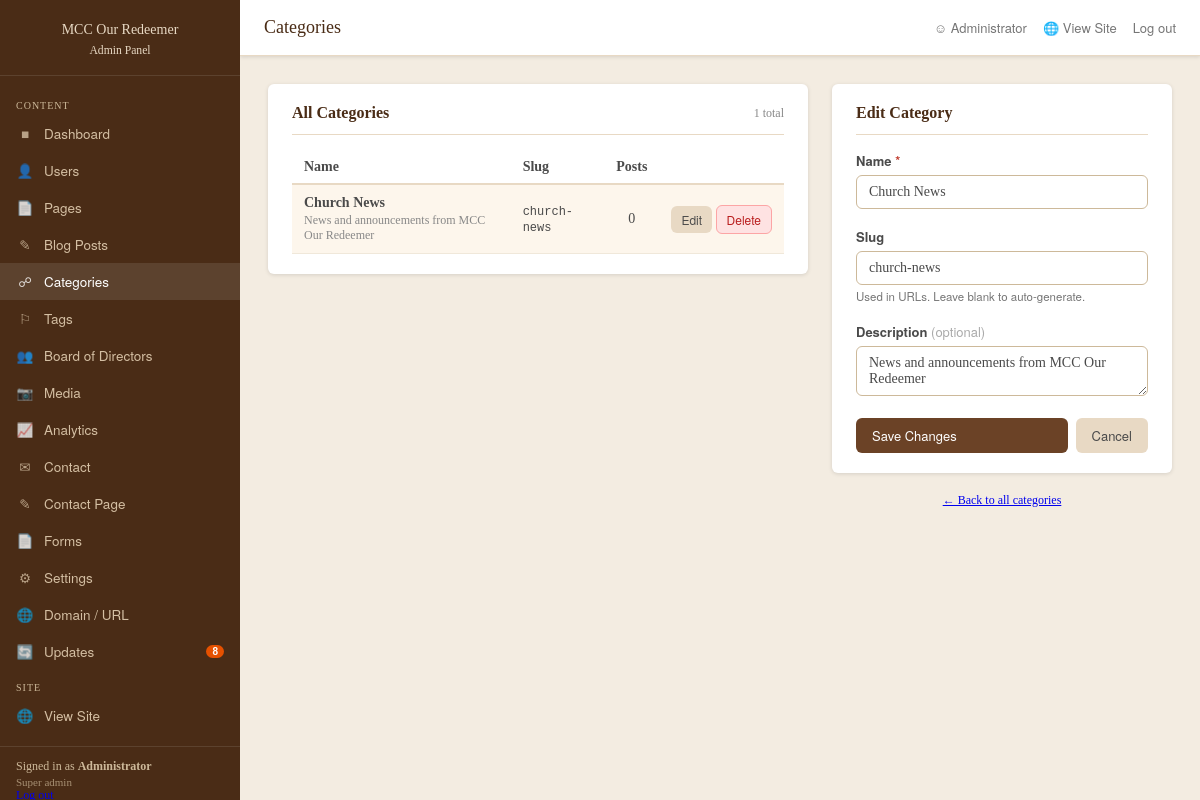
Screenshot of /admin/categories.php?edit=1 (signed in) with the database file from the repository.
### tables this page shows
CREATE TABLE IF NOT EXISTS `users` (
  `id`           INT UNSIGNED AUTO_INCREMENT PRIMARY KEY,
  `site_id`      INT UNSIGNED DEFAULT NULL COMMENT 'NULL = network-wide user',
  `name`         VARCHAR(120) NOT NULL,
  `email`        VARCHAR(255) NOT NULL UNIQUE,
  `password`     VARCHAR(255) NOT NULL,
  `role`         ENUM('super_admin','admin','editor','author','parishioner') NOT NULL DEFAULT 'author',
  `permissions`  TEXT DEFAULT NULL,
  `avatar`       VARCHAR(500) DEFAULT NULL,
  `remember_token` VARCHAR(100) DEFAULT NULL,
  `created_at`   DATETIME NOT NULL DEFAULT CURRENT_TIMESTAMP,
  `last_login`   DATETIME DEFAULT NULL
);

CREATE TABLE IF NOT EXISTS `categories` (
  `id`           INT UNSIGNED AUTO_INCREMENT PRIMARY KEY,
  `site_id`      INT UNSIGNED NOT NULL DEFAULT 1,
  `name`         VARCHAR(120) NOT NULL,
  `slug`         VARCHAR(120) NOT NULL,
  `description`  TEXT DEFAULT NULL,
  UNIQUE KEY `idx_site_slug` (`site_id`, `slug`)
);

### core/helpers.php (called while the page is built, shortened)
<?php
function h(?string $str): string {
    return htmlspecialchars($str ?? '', ENT_QUOTES | ENT_SUBSTITUTE, 'UTF-8');
}
function siteUrl(string $path = ''): string {
    return rtrim(SITE_URL, '/') . '/' . ltrim($path, '/');
}
function setting(string $key, string $default = ''): string {
    return Database::setting($key, $default);
}
    ?>

### core/Database.php (called while the page is built, shortened)
<?php
class Database {
    private static ?PDO   $pdo              = null;
    private static int    $siteId           = 0;
    private static array  $settingsCache    = [];
    public static function get(): PDO {
        if (self::$pdo === null) {
            $dsn = sprintf('mysql:host=%s;dbname=%s;charset=%s', DB_HOST, DB_NAME, DB_CHARSET);
            $opts = [
                PDO::ATTR_ERRMODE            => PDO::ERRMODE_EXCEPTION,
                PDO::ATTR_DEFAULT_FETCH_MODE => PDO::FETCH_ASSOC,
                PDO::ATTR_EMULATE_PREPARES   => false,
            ];
            self::$pdo = new PDO($dsn, DB_USER, DB_PASS, $opts);
            if (defined('NETWORK_MODE') && NETWORK_MODE && defined('SITE_ID') && SITE_ID === 0) {
                self::resolveSubdomain(SITE_SUBDOMAIN);
            } else {
                self::$siteId = defined('SITE_ID') ? (int) SITE_ID : 1;
            }
        }
        return self::$pdo;
    }
    public static function siteId(): int {
        return self::$siteId ?: 1;
    }
    public static function query(string $sql, array $params = []): PDOStatement {
        $stmt = self::get()->prepare($sql);
        $stmt->execute($params);
        return $stmt;
    }
    public static function fetch(string $sql, array $params = []): ?array {
        $row = self::query($sql, $params)->fetch();
        return $row ?: null;
    }
    public static function fetchAll(string $sql, array $params = []): array {
        return self::query($sql, $params)->fetchAll();
    }
    private static function loadSettings(): void {
        try {
            $rows = self::fetchAll(
                "SELECT `key`, `value` FROM settings WHERE site_id = ?",
                [self::siteId()]
            );
            foreach ($rows as $r) {
                self::$settingsCache[$r['key']] = $r['value'];
            }
        } catch (\PDOException) {
        }
    }
    public static function setting(string $key, string $default = ''): string {
        self::loadSettings();
        return array_key_exists($key, self::$settingsCache)
            ? (string) self::$settingsCache[$key]
            : $default;
    }
}

### core/Updater.php (called while the page is built, shortened)
<?php
class Updater {
    public static function allMigrations(): array {
        $files = glob(self::MIGRATIONS_DIR . '/*.sql');
        sort($files);
        return array_map(fn($f) => [
            'file'    => $f,
            'version' => basename($f, '.sql'),
        ], $files);
    }
    public static function appliedMigrations(): array {
        try {
            $rows = Database::fetchAll("SELECT version FROM migrations ORDER BY version ASC");
            return array_column($rows, 'version');
        } catch (\PDOException) {
            return [];
        }
    }
    public static function pendingMigrations(): array {
        $applied = self::appliedMigrations();
        return array_filter(
            self::allMigrations(),
            fn($m) => !in_array($m['version'], $applied, true)
        );
    }
}

### core/Auth.php (called while the page is built, shortened)
<?php
class Auth {
    private static ?array $user = null;
    public static function check(): bool {
        return !empty($_SESSION['user_id']);
    }
    public static function user(): ?array {
        if (self::$user === null && self::check()) {
            self::$user = Database::fetch("SELECT * FROM users WHERE id = ?", [$_SESSION['user_id']]);
        }
        return self::$user;
    }
    public static function role(): string {
        return self::user()['role'] ?? '';
    }
    public static function requirePermission(string $perm): void {
        if (!self::hasPermission($perm)) {
            http_response_code(403);
            die('Access denied.');
        }
    }
    public static function isSuperAdmin(): bool {
        return self::role() === 'super_admin';
    }
    public static function hasPermission(string $perm): bool {
        $user = self::user();
        if (self::isSuperAdmin()) return true;
        $minRole  = self::PERMISSIONS[$perm]['default_role'] ?? 'admin';
        $minLevel = self::ROLE_HIERARCHY[$minRole] ?? 99;
        return (self::ROLE_HIERARCHY[$user['role']] ?? 0) >= $minLevel;
    }
}

### admin/categories.php (the view, shortened to what this page needs)
<?php
require_once BASE_PATH . '/core/Database.php';
require_once BASE_PATH . '/core/Auth.php';
require_once BASE_PATH . '/core/helpers.php';
require_once __DIR__ . '/layout.php';
Auth::requirePermission('manage_content');
$siteId = Database::siteId();
$categories = Database::fetchAll(
    "SELECT c.*, COUNT(p.id) AS post_count
     FROM categories c
     LEFT JOIN posts p ON p.category_id = c.id AND p.site_id = ?
     WHERE c.site_id = ?
     GROUP BY c.id
     ORDER BY c.name ASC",
    [$siteId, $siteId]
);
$editing = null;
if (isset($_GET['edit'])) {
    $editing = Database::fetch("SELECT * FROM categories WHERE id = ? AND site_id = ?", [(int)$_GET['edit'], $siteId]);
}
adminLayout('Categories', function() use ($categories, $errors, $editing) {
?>
<div style="display:grid; grid-template-columns:1fr 340px; gap:24px; align-items:start;">
  <div class="card">
    <div class="card-header" style="display:flex; align-items:center; justify-content:space-between;">
      <h2 class="card-title">All Categories</h2>
      <span style="font-size:12px; color:#888;"><?= count($categories) ?> total</span>
    </div>
    <?php if (!$categories): ?>
      <p style="color:#888; font-style:italic; text-align:center; padding:24px 0;">
        No categories yet. Add one using the form.
      </p>
    <?php else: ?>
    <table style="width:100%; border-collapse:collapse; font-size:14px;">
      <thead>
        <tr style="border-bottom:2px solid #e8d9c4; text-align:left;">
          <th style="padding:8px 12px;">Name</th>
          <th style="padding:8px 12px;">Slug</th>
          <th style="padding:8px 12px; text-align:center;">Posts</th>
          <th style="padding:8px 12px;"></th>
        </tr>
      </thead>
      <tbody>
        <?php foreach ($categories as $cat): ?>
        <tr style="border-bottom:1px solid #f0e8da; <?= ($editing && (int)$editing['id'] === (int)$cat['id']) ? 'background:#fdf6ec;' : '' ?>">
          <td style="padding:10px 12px; font-weight:600;"><?= h($cat['name']) ?>
            <?php if ($cat['description']): ?>
              <div style="font-size:12px; font-weight:400; color:#888; margin-top:2px;"><?= h($cat['description']) ?></div>
            <?php endif; ?>
          </td>
          <td style="padding:10px 12px;"><code style="font-size:12px;"><?= h($cat['slug']) ?></code></td>
          <td style="padding:10px 12px; text-align:center;"><?= (int)$cat['post_count'] ?></td>
          <td style="padding:10px 12px; text-align:right; white-space:nowrap;">
            <a href="<?= siteUrl('admin/categories?edit=' . $cat['id']) ?>"
               class="btn btn-secondary btn-sm">Edit</a>
            <form method="post" style="display:inline;"
                  onsubmit="return confirm('Delete &ldquo;<?= h(addslashes($cat['name'])) ?>&rdquo;? Posts in this category will become uncategorized.')">
              <button type="submit" class="btn btn-sm"
                      style="background:#fee2e2; color:#b91c1c; border:1px solid #fca5a5;">Delete</button>
            </form>
          </td>
        </tr>
        <?php endforeach; ?>
      </tbody>
    </table>
    <?php endif; ?>
  </div>
  <div>
    <div class="card">
      <div class="card-header">
        <h2 class="card-title"><?= $editing ? 'Edit Category' : 'Add New Category' ?></h2>
      </div>
      <form method="post">
        <div class="form-group">
          <label>Name <span style="color:#c0392b;">*</span></label>
          <input type="text" name="name" class="form-control" required
                 value="<?= h($editing['name'] ?? '') ?>"
                 oninput="autoSlugCat(this.value)">
        </div>
        <div class="form-group">
          <label>Slug</label>
          <input type="text" id="cat-slug" name="slug" class="form-control"
                 value="<?= h($editing['slug'] ?? '') ?>"
                 placeholder="auto-generated from name">
          <div class="form-hint">Used in URLs. Leave blank to auto-generate.</div>
        </div>
        <div class="form-group">
          <label>Description <span style="font-weight:400; color:#aaa;">(optional)</span></label>
          <textarea name="description" class="form-control" rows="2"><?= h($editing['description'] ?? '') ?></textarea>
        </div>
        <div style="display:flex; gap:8px;">
          <button type="submit" class="btn btn-primary" style="flex:1;">
            <?= $editing ? 'Save Changes' : 'Add Category' ?>
          </button>
          <?php if ($editing): ?>
            <a href="<?= siteUrl('admin/categories') ?>" class="btn btn-secondary">Cancel</a>
          <?php endif; ?>
        </div>
      </form>
    </div>
    <?php if ($editing): ?>
    <p style="font-size:12px; color:#aaa; text-align:center; margin-top:8px;">
      <a href="<?= siteUrl('admin/categories') ?>">&#8592; Back to all categories</a>
    </p>
    <?php endif; ?>
  </div>
</div>
<?php }); ?>

### admin/layout.php (shortened to what this page needs)
<?php
function adminLayout(string $pageTitle, callable $body): void {
    $user     = Auth::user();
    $siteName = setting('site_name', 'Your Parish');
    $req = trim(strtok($_SERVER['REQUEST_URI'] ?? '', '?'), '/');
    $nav = [
        ['Dashboard',        'admin/',                '&#9632;',  null],
        ['Users',            'admin/users',           '&#128100;','manage_users'],
        ['Pages',            'admin/pages',           '&#128196;','manage_content'],
        ['Blog Posts',       'admin/posts',           '&#9998;',  'manage_content'],
        ['Categories',       'admin/categories',      '&#9741;',  'manage_content'],
        ['Tags',             'admin/tags',            '&#9872;',  'manage_content'],
        ['Board of Directors','admin/board',          '&#128101;','manage_content'],
        ['Media',            'admin/media',           '&#128247;','manage_media'],
        ['Analytics',        'admin/analytics',       '&#128200;','view_analytics'],
        ['Contact',          'admin/contacts',        '&#9993;',  'manage_contacts'],
        ['Contact Page',     'admin/contact-prayer',  '&#9998;',  'manage_contacts'],
        ['Forms',            'admin/forms',           '&#128196;','manage_contacts'],
        ['Settings',         'admin/settings',        '&#9881;',  'manage_settings'],
        ['Domain / URL',     'admin/domain',          '&#127760;','manage_settings'],
        ['Updates',          'admin/updates',         '&#128260;','manage_settings', true],
    ];
    $pendingMigrations = 0;
    if (Auth::can('admin') && class_exists('Updater')) {
        try { $pendingMigrations = count(Updater::pendingMigrations()); } catch (\Throwable) {}
    }
?><!DOCTYPE html>
<html lang="en">
<head>
<link rel="stylesheet" href="<?= siteUrl('public/assets/css/admin.css') ?>">
</head>
<body>
<div class="admin-wrap">
  <aside class="sidebar" id="sidebar">
    <div class="sidebar-logo">
      <h1><?= h($siteName) ?><br><small>Admin Panel</small></h1>
    </div>
    <nav class="sidebar-nav">
      <div class="sidebar-section">Content</div>
      <?php foreach ($nav as $navItem):
        [$label, $href, $icon, $perm] = array_pad($navItem, 4, null);
        $isUpdates = ($href === 'admin/updates');
        $active = ($href === 'admin/')
            ? ($req === 'admin' || $req === 'admin/')
            : str_starts_with($req, trim($href, '/'));
      ?>
        <a href="<?= siteUrl($href) ?>" class="<?= $active ? 'active' : '' ?>"
           style="justify-content:space-between;">
          <span style="display:flex;align-items:center;gap:10px;">
            <span class="icon"><?= $icon ?></span>
            <?= h($label) ?>
          </span>
          <?php if ($isUpdates && $pendingMigrations > 0): ?>
            <span style="background:#e65100;color:#fff;border-radius:10px;font-size:10px;padding:1px 6px;font-family:sans-serif;font-weight:700;">
              <?= $pendingMigrations ?>
            </span>
          <?php endif; ?>
        </a>
      <?php endforeach; ?>
      <div class="sidebar-section">Site</div>
      <a href="<?= siteUrl() ?>" target="_blank">
        <span class="icon">&#127760;</span> View Site
      </a>
    </nav>
    <div class="sidebar-footer">
      Signed in as <strong><?= h($user['name']) ?></strong>
      <span style="font-size:11px; opacity:.7; display:block; margin-top:2px;"><?= h(ucfirst(str_replace('_', ' ', $user['role']))) ?></span>
      <a href="<?= siteUrl('admin/logout') ?>">Log out</a>
    </div>
  </aside>
  <div class="main">
    <header class="topbar">
      <div class="topbar-title"><?= h($pageTitle) ?></div>
      <div class="topbar-right">
        <span>&#9786; <?= h($user['name']) ?></span>
        <a href="<?= siteUrl() ?>" target="_blank">&#127760; View Site</a>
        <a href="<?= siteUrl('admin/logout') ?>">Log out</a>
      </div>
    </header>
    <div class="content">
      <?php $body(); ?>
    </div>
  </div>
</div>
</body>
</html>
<?php } ?>

### rows the page displays
users: name "Administrator", role "Super admin"
categories: name "Church News", description "News and announcements from MCC Our Redeemer", slug "church-news", post_count "0"

### other values shown
$siteName "MCC Our Redeemer"
$icon "■"
$label "Dashboard"
$icon "👤"
$label "Users"
$icon "📄"
$label "Pages"
$icon "✎"
$label "Blog Posts"
$icon "☍"
$label "Categories"
$icon "⚐"
$label "Tags"
$icon "👥"
$label "Board of Directors"
